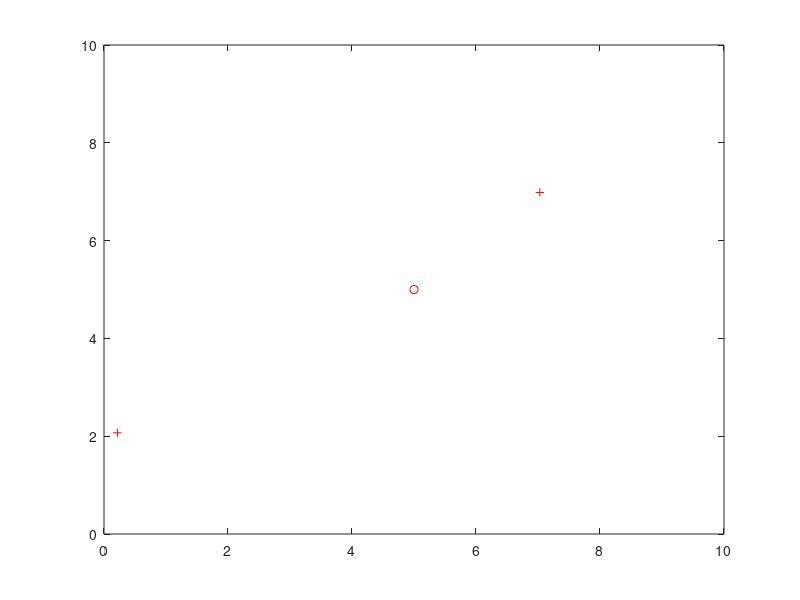

Write MATLAB code to recreate this figure. (Note: this script raises an error after producing the figure.)
function [ b ] = RRT_forGUI_voronoi(  )
% guide by voronoi, add a new point to the tree, and voronoi the tree
Q_init_ = [5,5];
n_iteration =500;
xy_range = 10;
n_voronoi = 1;

step_ = 0.1;

plot(Q_init_(1,1),Q_init_(1,2),'ro')
axis([0 xy_range 0 xy_range])
hold on
iteration = 3;
Q_rand_= rand(2,2)*xy_range;
plot(Q_rand_(:,1),Q_rand_(:,2),'r+')

for i = 1:2
    move_direction_ = compute_angle_(Q_init_,Q_rand_(i,:));
    Q_new_1_(i,1) = Q_init_(1,1) + step_*cos(move_direction_);
    Q_new_1_(i,2) = Q_init_(1,2) + step_*sin(move_direction_);
    q_newstep_ = [Q_init_;Q_new_1_(i,:)];
    
    q_newstep_1_(:,i) = [Q_init_(1,1);Q_new_1_(i,1)];
    q_newstep_2_(:,i) = [Q_init_(1,2);Q_new_1_(i,2)];
    
    plot(Q_init_(1,1),Q_init_(1,2),'r<',q_newstep_(:,1),q_newstep_(:,2),'b-')
end
Q_init_=[Q_init_;Q_new_1_];

[vx,vy] = voronoi(Q_init_(:,1),Q_init_(:,2));
%plot(Q_init_(:,1),Q_init_(:,2),'b.',vx,vy,'g-')

while iteration < n_iteration
    Q_rand_= rand(1,2)*xy_range;
    %plot(Q_rand_(1,1),Q_rand_(1,2),'k+')
    
    for j = 1:size(Q_init_,1)
        dis_1_(j) = sqrt(sum((Q_rand_(1,:)-Q_init_(j,:)).^2));
    end
    [x,n] = min(dis_1_);
    Q_near_ = Q_init_(n,:);
    
    move_direction_ = compute_angle_(Q_near_,Q_rand_);
    Q_new_(1,1) = Q_near_(1,1) + step_*cos(move_direction_);
    Q_new_(1,2) = Q_near_(1,2) + step_*sin(move_direction_);
    
    q_newstep_ = [Q_near_;Q_new_];
    %plot(Q_init_(1,1),Q_init_(1,2),'ro',q_newstep_(:,1),q_newstep_(:,2),'b-')
    q_newstep_1_(:,iteration) = [Q_near_(1,1);Q_new_(1,1)];
    q_newstep_2_(:,iteration) = [Q_near_(1,2);Q_new_(1,2)];
    Q_init_=[Q_init_;Q_new_];
    [vx,vy] = voronoi(Q_init_(:,1),Q_init_(:,2));
    plot(Q_init_(1,1),Q_init_(1,2),'ro',q_newstep_1_(:,:),q_newstep_2_(:,:),'b-',vx,vy,'g-')
    hold off
    axis([0 xy_range 0 xy_range])
    drawnow
    %pause(0.01)
    iteration = iteration+1;
end
